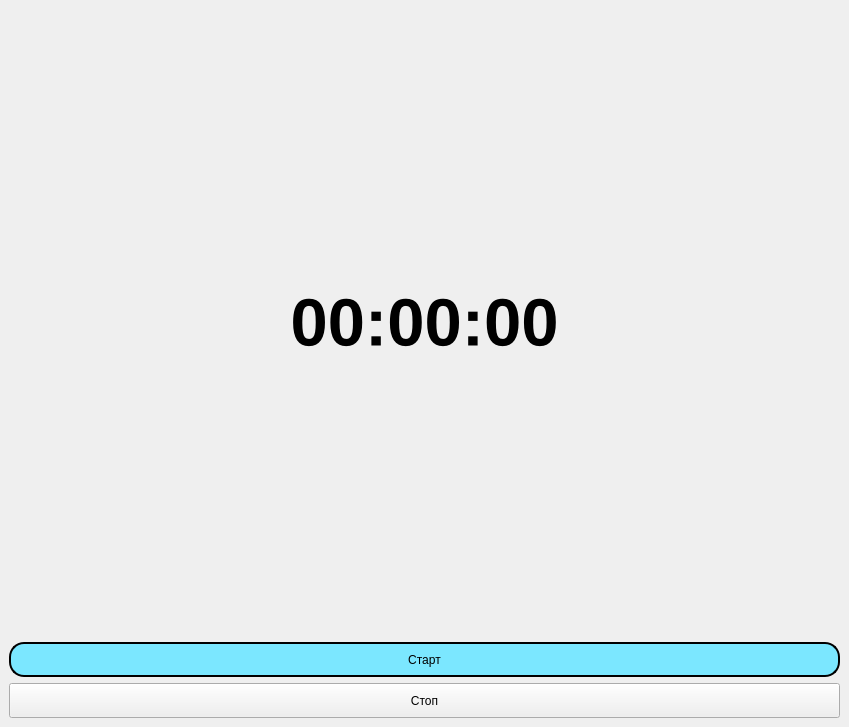
<?xml version="1.0" encoding="UTF-8"?>
<ui version="4.0">
 <class>MainWindow</class>
 <widget class="QMainWindow" name="MainWindow">
  <property name="geometry">
   <rect>
    <x>0</x>
    <y>0</y>
    <width>849</width>
    <height>727</height>
   </rect>
  </property>
  <property name="windowTitle">
   <string>MainWindow</string>
  </property>
  <widget class="QWidget" name="centralwidget">
   <layout class="QGridLayout" name="gridLayout">
    <item row="0" column="0">
     <layout class="QVBoxLayout" name="verticalLayout" stretch="90,5,5">
      <item>
       <widget class="QLabel" name="label">
        <property name="sizePolicy">
         <sizepolicy hsizetype="Ignored" vsizetype="Ignored">
          <horstretch>0</horstretch>
          <verstretch>0</verstretch>
         </sizepolicy>
        </property>
        <property name="font">
         <font>
          <pointsize>50</pointsize>
          <weight>75</weight>
          <bold>true</bold>
         </font>
        </property>
        <property name="text">
         <string>00:00:00</string>
        </property>
        <property name="alignment">
         <set>Qt::AlignCenter</set>
        </property>
       </widget>
      </item>
      <item>
       <widget class="QPushButton" name="start">
        <property name="sizePolicy">
         <sizepolicy hsizetype="Ignored" vsizetype="Ignored">
          <horstretch>0</horstretch>
          <verstretch>0</verstretch>
         </sizepolicy>
        </property>
        <property name="styleSheet">
         <string notr="true">QPushButton {
background-color: rgb(123, 231, 255);
border: 2px solid #000000;
border-radius: 15px;
}
QPushButton:hover {
background-color: rgb(20, 160, 150);
border: 2px solid #000000;
border-radius: 15px;
}

QPushButton:pressed {
background-color: rgb(10, 10, 10);
border: 2px solid #000000;
border-radius: 15px;
}


</string>
        </property>
        <property name="text">
         <string>Старт</string>
        </property>
       </widget>
      </item>
      <item>
       <widget class="QPushButton" name="stop">
        <property name="sizePolicy">
         <sizepolicy hsizetype="Ignored" vsizetype="Ignored">
          <horstretch>0</horstretch>
          <verstretch>0</verstretch>
         </sizepolicy>
        </property>
        <property name="text">
         <string>Стоп</string>
        </property>
       </widget>
      </item>
     </layout>
    </item>
   </layout>
  </widget>
 </widget>
 <resources/>
 <connections/>
</ui>
